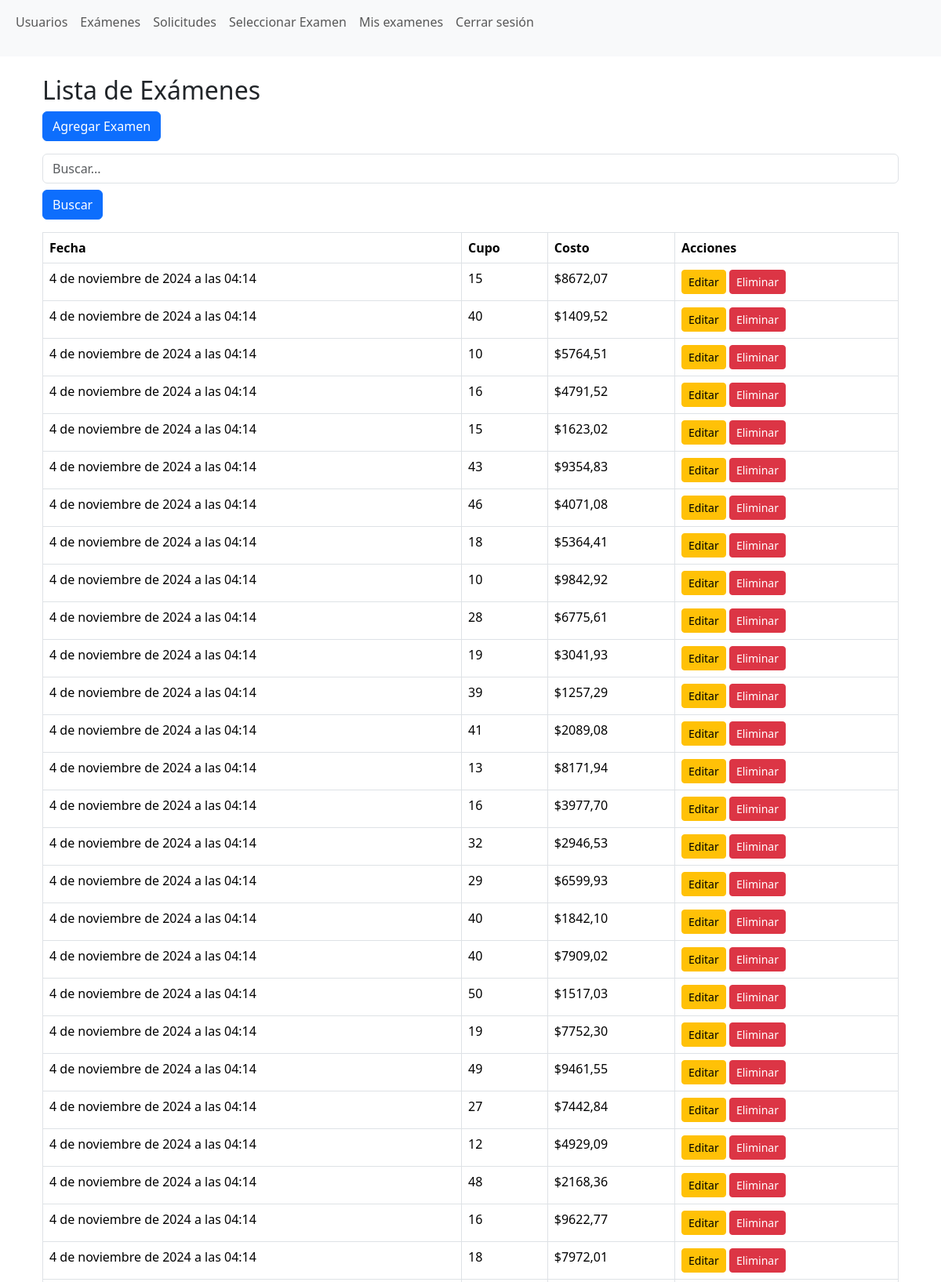
/?page=2&search= (signed in, upper part), run on the app's committed database.
### aplicacion/models.py (models this page shows, shortened)
class Examen(models.Model):
    fecha = models.DateTimeField()  # Almacena la fecha y hora del examen
    cupo = models.PositiveIntegerField(default=30)
    costo = models.DecimalField(max_digits=6, decimal_places=2, default=500)  # Costo del examen

### aplicacion/views.py (the view)
# urls.py: path('', lista_examenes, name='index'),
@login_required
@user_passes_test(is_admin)
def lista_examenes(request):
    query = request.GET.get('search', '')  # Obtener el término de búsqueda
    examenes = Examen.objects.all()  # Obtiene todos los exámenes
    if query:
        examenes = examenes.filter(
            Q(fecha__icontains=query)   # Ajusta esto según tu modelo (si es que tienes alguna descripción)
        ).distinct()
    paginator = Paginator(examenes, 50)  # 50 exámenes por página
    page_number = request.GET.get('page')  # Obtener el número de página de la URL
    examenes_page = paginator.get_page(page_number)
    return render(request, 'lista_examenes.html', {'examenes': examenes_page, 'search': query})

### aplicacion/views.py (called while the page is built)
def is_admin(user):
    return user.is_staff

### aplicacion/templates/lista_examenes.html (shortened to what this page needs)
{% extends 'base.html' %}
{% block content %}
<div class="container">
    <h2>Lista de Exámenes</h2>
    <a href="{% url 'agregar_examen' %}" class="btn btn-primary mb-3">Agregar Examen</a>
    <form method="GET" class="mb-3">
        <input type="text" name="search" placeholder="Buscar..." value="{{ search }}" class="form-control" />
        <button type="submit" class="btn btn-primary mt-2">Buscar</button>
    </form>
    <table class="table table-bordered">
        <thead>
            <tr>
                <th>Fecha</th>
                <th>Cupo</th>
                <th>Costo</th>
                <th>Acciones</th>
            </tr>
        </thead>
        <tbody>
            {% for examen in examenes %}
            <tr>
                <td>{{ examen.fecha }}</td>
                <td>{{ examen.cupo }}</td>
                <td>${{ examen.costo }}</td>
                <td>
                    <a href="{% url 'editar_examen' examen.id %}" class="btn btn-warning btn-sm">Editar</a>
                    <form action="{% url 'eliminar_examen' examen.id %}" method="POST" style="display:inline;">
                        <button type="submit" class="btn btn-danger btn-sm">Eliminar</button>
                    </form>
                </td>
            </tr>
            {% empty %}
            <tr>
                <td colspan="4" class="text-center">No hay exámenes disponibles.</td>
            </tr>
            {% endfor %}
        </tbody>
    </table>
</div>
{% endblock %}

### data on the page
Examen: fecha "4 de noviembre de 2024 a las 04:14", cupo "15", costo "8672,07"
Examen: fecha "4 de noviembre de 2024 a las 04:14", cupo "40", costo "1409,52"
Examen: fecha "4 de noviembre de 2024 a las 04:14", cupo "10", costo "5764,51"
Examen: fecha "4 de noviembre de 2024 a las 04:14", cupo "16", costo "4791,52"
Examen: fecha "4 de noviembre de 2024 a las 04:14", cupo "15", costo "1623,02"
Examen: fecha "4 de noviembre de 2024 a las 04:14", cupo "43", costo "9354,83"
Examen: fecha "4 de noviembre de 2024 a las 04:14", cupo "46", costo "4071,08"
Examen: fecha "4 de noviembre de 2024 a las 04:14", cupo "18", costo "5364,41"
Examen: fecha "4 de noviembre de 2024 a las 04:14", cupo "10", costo "9842,92"
Examen: fecha "4 de noviembre de 2024 a las 04:14", cupo "28", costo "6775,61"
Examen: fecha "4 de noviembre de 2024 a las 04:14", cupo "19", costo "3041,93"
Examen: fecha "4 de noviembre de 2024 a las 04:14", cupo "39", costo "1257,29"
Examen: fecha "4 de noviembre de 2024 a las 04:14", cupo "41", costo "2089,08"
Examen: fecha "4 de noviembre de 2024 a las 04:14", cupo "13", costo "8171,94"
Examen: fecha "4 de noviembre de 2024 a las 04:14", cupo "16", costo "3977,70"
Examen: fecha "4 de noviembre de 2024 a las 04:14", cupo "32", costo "2946,53"
Examen: fecha "4 de noviembre de 2024 a las 04:14", cupo "29", costo "6599,93"
Examen: fecha "4 de noviembre de 2024 a las 04:14", cupo "40", costo "1842,10"
Examen: fecha "4 de noviembre de 2024 a las 04:14", cupo "40", costo "7909,02"
Examen: fecha "4 de noviembre de 2024 a las 04:14", cupo "50", costo "1517,03"
Examen: fecha "4 de noviembre de 2024 a las 04:14", cupo "19", costo "7752,30"
Examen: fecha "4 de noviembre de 2024 a las 04:14", cupo "49", costo "9461,55"
Examen: fecha "4 de noviembre de 2024 a las 04:14", cupo "27", costo "7442,84"
Examen: fecha "4 de noviembre de 2024 a las 04:14", cupo "12", costo "4929,09"
Examen: fecha "4 de noviembre de 2024 a las 04:14", cupo "48", costo "2168,36"
Examen: fecha "4 de noviembre de 2024 a las 04:14", cupo "16", costo "9622,77"
Examen: fecha "4 de noviembre de 2024 a las 04:14", cupo "18", costo "7972,01"
